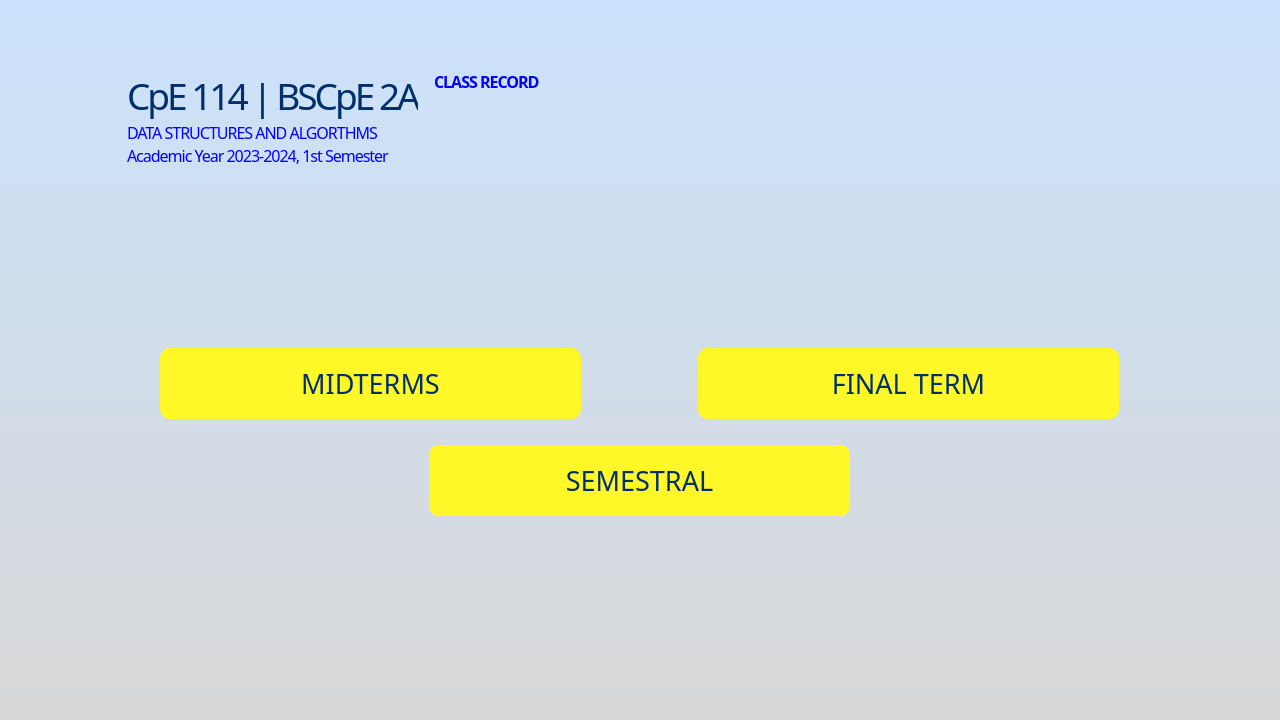
<?xml version="1.0" encoding="UTF-8"?>
<ui version="4.0">
 <class>MainWindow</class>
 <widget class="QMainWindow" name="MainWindow">
  <property name="geometry">
   <rect>
    <x>0</x>
    <y>0</y>
    <width>1280</width>
    <height>720</height>
   </rect>
  </property>
  <property name="sizePolicy">
   <sizepolicy hsizetype="Preferred" vsizetype="Fixed">
    <horstretch>0</horstretch>
    <verstretch>0</verstretch>
   </sizepolicy>
  </property>
  <property name="minimumSize">
   <size>
    <width>1280</width>
    <height>720</height>
   </size>
  </property>
  <property name="windowTitle">
   <string>Academetrics</string>
  </property>
  <property name="windowIcon">
   <iconset>
    <normaloff>../Home_Page/ACADEMETRICS LOGO.png</normaloff>../Home_Page/ACADEMETRICS LOGO.png</iconset>
  </property>
  <property name="layoutDirection">
   <enum>Qt::LeftToRight</enum>
  </property>
  <property name="autoFillBackground">
   <bool>false</bool>
  </property>
  <property name="styleSheet">
   <string notr="true">QMainWindow {
	background-color: qlineargradient(spread:pad, x1:0, y1:0, x2:0, y2:1, stop:0 #CBE2FC, stop:1 #D8D8D8);
}</string>
  </property>
  <widget class="QWidget" name="centralwidget">
   <property name="styleSheet">
    <string notr="true"/>
   </property>
   <layout class="QVBoxLayout" name="verticalLayout_4">
    <property name="spacing">
     <number>7</number>
    </property>
    <property name="leftMargin">
     <number>20</number>
    </property>
    <property name="topMargin">
     <number>20</number>
    </property>
    <property name="rightMargin">
     <number>20</number>
    </property>
    <property name="bottomMargin">
     <number>20</number>
    </property>
    <item>
     <layout class="QHBoxLayout" name="horizontalLayout">
      <property name="sizeConstraint">
       <enum>QLayout::SetFixedSize</enum>
      </property>
      <item>
       <widget class="QLabel" name="psuWordmark">
        <property name="maximumSize">
         <size>
          <width>490</width>
          <height>100</height>
         </size>
        </property>
        <property name="styleSheet">
         <string notr="true">background-color: transparent;</string>
        </property>
        <property name="text">
         <string/>
        </property>
        <property name="pixmap">
         <pixmap>../Homepage/PSU Logo Wordmark.png</pixmap>
        </property>
        <property name="scaledContents">
         <bool>true</bool>
        </property>
       </widget>
      </item>
      <item>
       <spacer name="horizontalSpacer">
        <property name="orientation">
         <enum>Qt::Horizontal</enum>
        </property>
        <property name="sizeHint" stdset="0">
         <size>
          <width>40</width>
          <height>20</height>
         </size>
        </property>
       </spacer>
      </item>
      <item>
       <widget class="QLabel" name="headerText">
        <property name="maximumSize">
         <size>
          <width>390</width>
          <height>75</height>
         </size>
        </property>
        <property name="styleSheet">
         <string notr="true">background-color: transparent;</string>
        </property>
        <property name="text">
         <string/>
        </property>
        <property name="pixmap">
         <pixmap>HEADER TEXT.png</pixmap>
        </property>
        <property name="scaledContents">
         <bool>true</bool>
        </property>
       </widget>
      </item>
      <item>
       <spacer name="horizontalSpacer_2">
        <property name="orientation">
         <enum>Qt::Horizontal</enum>
        </property>
        <property name="sizeType">
         <enum>QSizePolicy::Fixed</enum>
        </property>
        <property name="sizeHint" stdset="0">
         <size>
          <width>20</width>
          <height>20</height>
         </size>
        </property>
       </spacer>
      </item>
      <item>
       <widget class="QPushButton" name="profileBtn">
        <property name="maximumSize">
         <size>
          <width>60</width>
          <height>70</height>
         </size>
        </property>
        <property name="autoFillBackground">
         <bool>false</bool>
        </property>
        <property name="styleSheet">
         <string notr="true">QPushButton {
    border-radius: 10px; 
	background-color: #00FFFFFF;
    padding: 5px;
}
QPushButton:pressed,
QPushButton:checked,
QPushButton:hover {
    background-color: #949494; 
}
</string>
        </property>
        <property name="text">
         <string/>
        </property>
        <property name="icon">
         <iconset>
          <normaloff>../Homepage/PROFILE BUTTON.svg</normaloff>../Homepage/PROFILE BUTTON.svg</iconset>
        </property>
        <property name="iconSize">
         <size>
          <width>60</width>
          <height>60</height>
         </size>
        </property>
        <property name="shortcut">
         <string/>
        </property>
       </widget>
      </item>
      <item>
       <spacer name="horizontalSpacer_3">
        <property name="orientation">
         <enum>Qt::Horizontal</enum>
        </property>
        <property name="sizeType">
         <enum>QSizePolicy::Fixed</enum>
        </property>
        <property name="sizeHint" stdset="0">
         <size>
          <width>40</width>
          <height>20</height>
         </size>
        </property>
       </spacer>
      </item>
     </layout>
    </item>
    <item>
     <spacer name="verticalSpacer">
      <property name="orientation">
       <enum>Qt::Vertical</enum>
      </property>
      <property name="sizeType">
       <enum>QSizePolicy::Fixed</enum>
      </property>
      <property name="sizeHint" stdset="0">
       <size>
        <width>20</width>
        <height>10</height>
       </size>
      </property>
     </spacer>
    </item>
    <item>
     <layout class="QVBoxLayout" name="verticalLayout">
      <property name="leftMargin">
       <number>20</number>
      </property>
      <property name="rightMargin">
       <number>20</number>
      </property>
      <item>
       <widget class="QStackedWidget" name="stackedWidget">
        <property name="currentIndex">
         <number>1</number>
        </property>
        <widget class="QWidget" name="home">
         <layout class="QVBoxLayout" name="verticalLayout_3">
          <item>
           <layout class="QVBoxLayout" name="verticalLayout_2">
            <property name="spacing">
             <number>0</number>
            </property>
            <item>
             <widget class="QLabel" name="subjectCodeLabel">
              <property name="font">
               <font>
                <family>Gotham Black</family>
                <pointsize>28</pointsize>
               </font>
              </property>
              <property name="styleSheet">
               <string notr="true">QLabel {
	color: #002F6C;
    letter-spacing: -3px;
	background-color: transparent;
}
</string>
              </property>
              <property name="text">
               <string>CpE 114 | BSCpE 2A</string>
              </property>
              <property name="alignment">
               <set>Qt::AlignLeading|Qt::AlignLeft|Qt::AlignVCenter</set>
              </property>
             </widget>
            </item>
            <item>
             <widget class="QLabel" name="subjectLabel">
              <property name="font">
               <font>
                <family>Gotham</family>
                <pointsize>12</pointsize>
               </font>
              </property>
              <property name="styleSheet">
               <string notr="true">color: blue;
letter-spacing: -1px;</string>
              </property>
              <property name="text">
               <string>DATA STRUCTURES AND ALGORTHMS</string>
              </property>
             </widget>
            </item>
            <item>
             <widget class="QLabel" name="semesterLabel">
              <property name="font">
               <font>
                <family>Gotham</family>
                <pointsize>12</pointsize>
               </font>
              </property>
              <property name="styleSheet">
               <string notr="true">color: blue; letter-spacing: -1px;</string>
              </property>
              <property name="text">
               <string>Academic Year 2023-2024, 1st Semester</string>
              </property>
             </widget>
            </item>
           </layout>
          </item>
          <item>
           <spacer name="verticalSpacer_2">
            <property name="orientation">
             <enum>Qt::Vertical</enum>
            </property>
            <property name="sizeHint" stdset="0">
             <size>
              <width>20</width>
              <height>58</height>
             </size>
            </property>
           </spacer>
          </item>
          <item>
           <layout class="QHBoxLayout" name="horizontalLayout_2">
            <item>
             <widget class="QPushButton" name="viewClassRecord">
              <property name="enabled">
               <bool>true</bool>
              </property>
              <property name="minimumSize">
               <size>
                <width>421</width>
                <height>71</height>
               </size>
              </property>
              <property name="maximumSize">
               <size>
                <width>421</width>
                <height>71</height>
               </size>
              </property>
              <property name="font">
               <font>
                <family>Gotham Black</family>
                <pointsize>20</pointsize>
                <weight>50</weight>
                <italic>false</italic>
                <bold>false</bold>
                <underline>false</underline>
               </font>
              </property>
              <property name="mouseTracking">
               <bool>true</bool>
              </property>
              <property name="acceptDrops">
               <bool>true</bool>
              </property>
              <property name="layoutDirection">
               <enum>Qt::LeftToRight</enum>
              </property>
              <property name="styleSheet">
               <string notr="true">QPushButton {
    border-radius: 10px; 
	background-color: #FFF728; color: #002F6C; 
    padding: 5px;
}
QPushButton:pressed,
QPushButton:checked {
    background-color: #949494; 
    text-decoration: underline;
}
QPushButton:hover {
	text-decoration: underline;
}</string>
              </property>
              <property name="text">
               <string>CLASS RECORD</string>
              </property>
              <property name="autoDefault">
               <bool>false</bool>
              </property>
              <property name="default">
               <bool>false</bool>
              </property>
              <property name="flat">
               <bool>false</bool>
              </property>
             </widget>
            </item>
           </layout>
          </item>
          <item>
           <spacer name="verticalSpacer_4">
            <property name="orientation">
             <enum>Qt::Vertical</enum>
            </property>
            <property name="sizeType">
             <enum>QSizePolicy::Fixed</enum>
            </property>
            <property name="sizeHint" stdset="0">
             <size>
              <width>20</width>
              <height>20</height>
             </size>
            </property>
           </spacer>
          </item>
          <item>
           <layout class="QHBoxLayout" name="horizontalLayout_3">
            <item>
             <widget class="QPushButton" name="viewIndivRecord">
              <property name="enabled">
               <bool>true</bool>
              </property>
              <property name="minimumSize">
               <size>
                <width>421</width>
                <height>71</height>
               </size>
              </property>
              <property name="maximumSize">
               <size>
                <width>421</width>
                <height>71</height>
               </size>
              </property>
              <property name="font">
               <font>
                <family>Gotham Black</family>
                <pointsize>20</pointsize>
                <weight>50</weight>
                <italic>false</italic>
                <bold>false</bold>
                <underline>false</underline>
               </font>
              </property>
              <property name="mouseTracking">
               <bool>true</bool>
              </property>
              <property name="acceptDrops">
               <bool>true</bool>
              </property>
              <property name="layoutDirection">
               <enum>Qt::LeftToRight</enum>
              </property>
              <property name="styleSheet">
               <string notr="true">QPushButton {
    border-radius: 10px; 
	background-color: #FFF728; color: #002F6C; 
    padding: 5px;
}
QPushButton:pressed,
QPushButton:checked {
    background-color: #949494; 
    text-decoration: underline;
}
QPushButton:hover {
	text-decoration: underline;
}</string>
              </property>
              <property name="text">
               <string>INDIVIDUAL RECORD</string>
              </property>
              <property name="autoDefault">
               <bool>false</bool>
              </property>
              <property name="default">
               <bool>false</bool>
              </property>
              <property name="flat">
               <bool>false</bool>
              </property>
             </widget>
            </item>
           </layout>
          </item>
          <item>
           <spacer name="verticalSpacer_5">
            <property name="orientation">
             <enum>Qt::Vertical</enum>
            </property>
            <property name="sizeType">
             <enum>QSizePolicy::Fixed</enum>
            </property>
            <property name="sizeHint" stdset="0">
             <size>
              <width>20</width>
              <height>20</height>
             </size>
            </property>
           </spacer>
          </item>
          <item>
           <layout class="QHBoxLayout" name="horizontalLayout_4">
            <item>
             <widget class="QPushButton" name="studentInfo">
              <property name="enabled">
               <bool>true</bool>
              </property>
              <property name="minimumSize">
               <size>
                <width>421</width>
                <height>71</height>
               </size>
              </property>
              <property name="maximumSize">
               <size>
                <width>421</width>
                <height>71</height>
               </size>
              </property>
              <property name="font">
               <font>
                <family>Gotham Black</family>
                <pointsize>20</pointsize>
                <weight>50</weight>
                <italic>false</italic>
                <bold>false</bold>
                <underline>false</underline>
               </font>
              </property>
              <property name="mouseTracking">
               <bool>true</bool>
              </property>
              <property name="acceptDrops">
               <bool>true</bool>
              </property>
              <property name="layoutDirection">
               <enum>Qt::LeftToRight</enum>
              </property>
              <property name="styleSheet">
               <string notr="true">QPushButton {
    border-radius: 10px; 
	background-color: #FFF728; color: #002F6C; 
    padding: 5px;
}
QPushButton:pressed,
QPushButton:checked {
    background-color: #949494; 
    text-decoration: underline;
}
QPushButton:hover {
	text-decoration: underline;
}</string>
              </property>
              <property name="text">
               <string>STUDENT INFO</string>
              </property>
              <property name="autoDefault">
               <bool>false</bool>
              </property>
              <property name="default">
               <bool>false</bool>
              </property>
              <property name="flat">
               <bool>false</bool>
              </property>
             </widget>
            </item>
           </layout>
          </item>
          <item>
           <spacer name="verticalSpacer_3">
            <property name="orientation">
             <enum>Qt::Vertical</enum>
            </property>
            <property name="sizeHint" stdset="0">
             <size>
              <width>20</width>
              <height>40</height>
             </size>
            </property>
           </spacer>
          </item>
         </layout>
        </widget>
        <widget class="QWidget" name="classRecord">
         <layout class="QVBoxLayout" name="verticalLayout_7">
          <item>
           <layout class="QHBoxLayout" name="horizontalLayout_5">
            <property name="leftMargin">
             <number>20</number>
            </property>
            <property name="rightMargin">
             <number>20</number>
            </property>
            <item>
             <widget class="QPushButton" name="backBtn">
              <property name="autoFillBackground">
               <bool>false</bool>
              </property>
              <property name="styleSheet">
               <string notr="true">QPushButton {
    border-radius: 10px; 
	background-color: #00FFFFFF;
    padding: 5px;
}
QPushButton:pressed,
QPushButton:checked,
QPushButton:hover {
    background-color: #949494; 
}
</string>
              </property>
              <property name="text">
               <string/>
              </property>
              <property name="icon">
               <iconset>
                <normaloff>../../../../Downloads/BackBtn.png</normaloff>../../../../Downloads/BackBtn.png</iconset>
              </property>
              <property name="iconSize">
               <size>
                <width>60</width>
                <height>60</height>
               </size>
              </property>
              <property name="shortcut">
               <string/>
              </property>
             </widget>
            </item>
            <item>
             <spacer name="horizontalSpacer_4">
              <property name="orientation">
               <enum>Qt::Horizontal</enum>
              </property>
              <property name="sizeType">
               <enum>QSizePolicy::Fixed</enum>
              </property>
              <property name="sizeHint" stdset="0">
               <size>
                <width>10</width>
                <height>5</height>
               </size>
              </property>
             </spacer>
            </item>
            <item>
             <layout class="QVBoxLayout" name="verticalLayout_5">
              <property name="spacing">
               <number>0</number>
              </property>
              <item>
               <widget class="QLabel" name="subjectCodeLabel_2">
                <property name="font">
                 <font>
                  <family>Gotham Black</family>
                  <pointsize>28</pointsize>
                 </font>
                </property>
                <property name="styleSheet">
                 <string notr="true">QLabel {
	color: #002F6C;
    letter-spacing: -3px;
	background-color: transparent;
}
</string>
                </property>
                <property name="text">
                 <string>CpE 114 | BSCpE 2A</string>
                </property>
                <property name="alignment">
                 <set>Qt::AlignLeading|Qt::AlignLeft|Qt::AlignVCenter</set>
                </property>
               </widget>
              </item>
              <item>
               <widget class="QLabel" name="subjectLabel_2">
                <property name="font">
                 <font>
                  <family>Gotham</family>
                  <pointsize>12</pointsize>
                 </font>
                </property>
                <property name="styleSheet">
                 <string notr="true">color: blue;
letter-spacing: -1px;</string>
                </property>
                <property name="text">
                 <string>DATA STRUCTURES AND ALGORTHMS</string>
                </property>
               </widget>
              </item>
              <item>
               <widget class="QLabel" name="semesterLabel_2">
                <property name="font">
                 <font>
                  <family>Gotham</family>
                  <pointsize>12</pointsize>
                 </font>
                </property>
                <property name="styleSheet">
                 <string notr="true">color: blue; letter-spacing: -1px;</string>
                </property>
                <property name="text">
                 <string>Academic Year 2023-2024, 1st Semester</string>
                </property>
               </widget>
              </item>
             </layout>
            </item>
            <item>
             <spacer name="horizontalSpacer_5">
              <property name="orientation">
               <enum>Qt::Horizontal</enum>
              </property>
              <property name="sizeType">
               <enum>QSizePolicy::Fixed</enum>
              </property>
              <property name="sizeHint" stdset="0">
               <size>
                <width>10</width>
                <height>20</height>
               </size>
              </property>
             </spacer>
            </item>
            <item>
             <widget class="QLabel" name="classRecordlabel">
              <property name="font">
               <font>
                <family>Gotham</family>
                <pointsize>12</pointsize>
                <weight>75</weight>
                <bold>true</bold>
               </font>
              </property>
              <property name="styleSheet">
               <string notr="true">color: blue; letter-spacing: -1px;</string>
              </property>
              <property name="text">
               <string>CLASS RECORD</string>
              </property>
              <property name="alignment">
               <set>Qt::AlignLeading|Qt::AlignLeft|Qt::AlignTop</set>
              </property>
              <property name="margin">
               <number>18</number>
              </property>
             </widget>
            </item>
            <item>
             <spacer name="horizontalSpacer_6">
              <property name="orientation">
               <enum>Qt::Horizontal</enum>
              </property>
              <property name="sizeHint" stdset="0">
               <size>
                <width>40</width>
                <height>20</height>
               </size>
              </property>
             </spacer>
            </item>
           </layout>
          </item>
          <item>
           <spacer name="verticalSpacer_6">
            <property name="orientation">
             <enum>Qt::Vertical</enum>
            </property>
            <property name="sizeHint" stdset="0">
             <size>
              <width>20</width>
              <height>40</height>
             </size>
            </property>
           </spacer>
          </item>
          <item>
           <layout class="QHBoxLayout" name="horizontalLayout_6">
            <item>
             <widget class="QPushButton" name="midtermsBtn">
              <property name="enabled">
               <bool>true</bool>
              </property>
              <property name="minimumSize">
               <size>
                <width>421</width>
                <height>71</height>
               </size>
              </property>
              <property name="maximumSize">
               <size>
                <width>421</width>
                <height>71</height>
               </size>
              </property>
              <property name="font">
               <font>
                <family>Gotham Black</family>
                <pointsize>20</pointsize>
                <weight>50</weight>
                <italic>false</italic>
                <bold>false</bold>
                <underline>false</underline>
               </font>
              </property>
              <property name="mouseTracking">
               <bool>true</bool>
              </property>
              <property name="acceptDrops">
               <bool>true</bool>
              </property>
              <property name="layoutDirection">
               <enum>Qt::LeftToRight</enum>
              </property>
              <property name="styleSheet">
               <string notr="true">QPushButton {
    border-radius: 10px; 
	background-color: #FFF728; color: #002F6C; 
    padding: 5px;
}
QPushButton:pressed,
QPushButton:checked {
    background-color: #949494; 
    text-decoration: underline;
}
QPushButton:hover {
	text-decoration: underline;
}</string>
              </property>
              <property name="text">
               <string>MIDTERMS</string>
              </property>
              <property name="autoDefault">
               <bool>false</bool>
              </property>
              <property name="default">
               <bool>false</bool>
              </property>
              <property name="flat">
               <bool>false</bool>
              </property>
             </widget>
            </item>
            <item>
             <widget class="QPushButton" name="finalsBtn">
              <property name="enabled">
               <bool>true</bool>
              </property>
              <property name="minimumSize">
               <size>
                <width>421</width>
                <height>71</height>
               </size>
              </property>
              <property name="maximumSize">
               <size>
                <width>421</width>
                <height>71</height>
               </size>
              </property>
              <property name="font">
               <font>
                <family>Gotham Black</family>
                <pointsize>20</pointsize>
                <weight>50</weight>
                <italic>false</italic>
                <bold>false</bold>
                <underline>false</underline>
               </font>
              </property>
              <property name="mouseTracking">
               <bool>true</bool>
              </property>
              <property name="acceptDrops">
               <bool>true</bool>
              </property>
              <property name="layoutDirection">
               <enum>Qt::LeftToRight</enum>
              </property>
              <property name="styleSheet">
               <string notr="true">QPushButton {
    border-radius: 10px; 
	background-color: #FFF728; color: #002F6C; 
    padding: 5px;
}
QPushButton:pressed,
QPushButton:checked {
    background-color: #949494; 
    text-decoration: underline;
}
QPushButton:hover {
	text-decoration: underline;
}</string>
              </property>
              <property name="text">
               <string>FINAL TERM</string>
              </property>
              <property name="autoDefault">
               <bool>false</bool>
              </property>
              <property name="default">
               <bool>false</bool>
              </property>
              <property name="flat">
               <bool>false</bool>
              </property>
             </widget>
            </item>
           </layout>
          </item>
          <item>
           <spacer name="verticalSpacer_8">
            <property name="orientation">
             <enum>Qt::Vertical</enum>
            </property>
            <property name="sizeType">
             <enum>QSizePolicy::Fixed</enum>
            </property>
            <property name="sizeHint" stdset="0">
             <size>
              <width>20</width>
              <height>20</height>
             </size>
            </property>
           </spacer>
          </item>
          <item>
           <layout class="QHBoxLayout" name="horizontalLayout_7">
            <item>
             <widget class="QPushButton" name="semestralBtn">
              <property name="enabled">
               <bool>true</bool>
              </property>
              <property name="minimumSize">
               <size>
                <width>421</width>
                <height>71</height>
               </size>
              </property>
              <property name="maximumSize">
               <size>
                <width>421</width>
                <height>71</height>
               </size>
              </property>
              <property name="font">
               <font>
                <family>Gotham Black</family>
                <pointsize>20</pointsize>
                <weight>50</weight>
                <italic>false</italic>
                <bold>false</bold>
                <underline>false</underline>
               </font>
              </property>
              <property name="mouseTracking">
               <bool>true</bool>
              </property>
              <property name="acceptDrops">
               <bool>true</bool>
              </property>
              <property name="layoutDirection">
               <enum>Qt::LeftToRight</enum>
              </property>
              <property name="styleSheet">
               <string notr="true">QPushButton {
    border-radius: 10px; 
	background-color: #FFF728; color: #002F6C; 
    padding: 5px;
}
QPushButton:pressed,
QPushButton:checked {
    background-color: #949494; 
    text-decoration: underline;
}
QPushButton:hover {
	text-decoration: underline;
}</string>
              </property>
              <property name="text">
               <string>SEMESTRAL</string>
              </property>
              <property name="autoDefault">
               <bool>false</bool>
              </property>
              <property name="default">
               <bool>false</bool>
              </property>
              <property name="flat">
               <bool>false</bool>
              </property>
             </widget>
            </item>
           </layout>
          </item>
          <item>
           <spacer name="verticalSpacer_7">
            <property name="orientation">
             <enum>Qt::Vertical</enum>
            </property>
            <property name="sizeHint" stdset="0">
             <size>
              <width>20</width>
              <height>40</height>
             </size>
            </property>
           </spacer>
          </item>
         </layout>
        </widget>
       </widget>
      </item>
     </layout>
    </item>
   </layout>
  </widget>
 </widget>
 <resources/>
 <connections/>
</ui>
